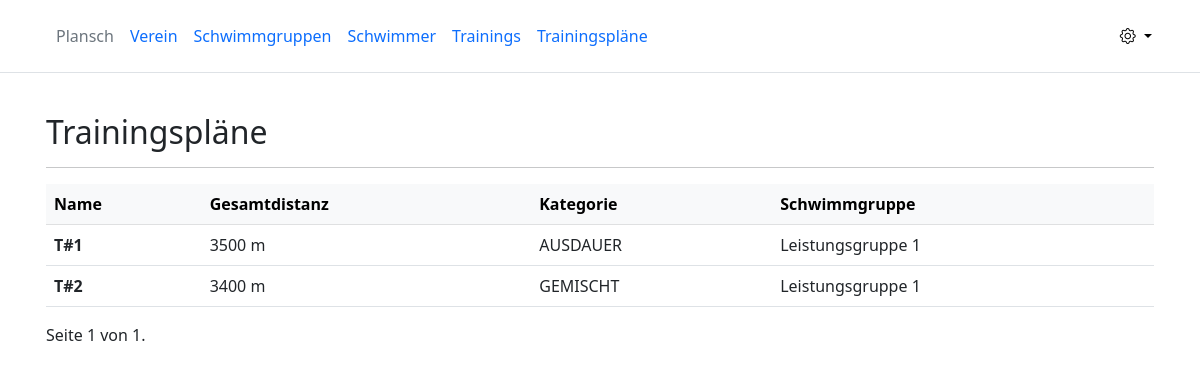
The page /trainingplan/ (signed in) on the database its author committed.
### club/models.py (models this page shows, shortened)
class Trainingplan(models.Model):
    CATEGORYS = [
        ("AUSDAUER", "Ausdauer"),
        ("SPRINT", "Sprint"),
        ("GEMISCHT", "Gemischt"),
    ]
    group = models.ForeignKey(SwimmGroup, on_delete=models.CASCADE, verbose_name='Schwimmgruppe')
    name = models.CharField(max_length=200, unique=True, verbose_name='Name')
    total_m = models.IntegerField(default=0, verbose_name='Gesamtdistanz in m')
    category = models.CharField(max_length=10, choices=CATEGORYS, default="GEMISCHT", verbose_name='Kategorie')

class SwimmGroup(models.Model):
    short_name = models.CharField(max_length=200, unique=True, verbose_name='Kürzel')
    name = models.CharField(max_length=200, verbose_name='Name')
    description = models.CharField(max_length=500, verbose_name='Beschreibung')
    age_group = models.CharField(max_length=200, verbose_name='Altergruppe')
    competition_participation = models.BooleanField(default=False, verbose_name='Wettkampfteilnahme')
    main_trainer = models.ForeignKey(Trainer, on_delete=models.PROTECT, related_name='main_trainer', verbose_name='Haupttrainer')
    trainer = models.ManyToManyField(Trainer, related_name='trainer', blank=True, verbose_name='Zusätzliche Trainer')
    def __str__(self):
        return f'{self.name}'

### club/views.py (the view)
# urls.py: path('trainingplan/', TrainingsplanList.as_view(), name='trainingplan-list'),
class TrainingsplanList(PermissionRequiredMixin, ListView):
    permission_required = "club.view_trainingplan"
    paginate_by = 10
    model = Trainingplan

### club/templates/club/trainingplan_list.html (shortened to what this page needs)
{% extends "club/base.html" %}
{% load club_tags %}
{% block content %}
    <h2>Trainingspläne</h2>
    <hr>
    <table class="table table-hover">
        <thead class="table-light">
        <tr>
            <th scope="col"> Name</th>
            <th scope="col"> Gesamtdistanz</th>
            <th scope="col"> Kategorie</th>
            <th scope="col"> Schwimmgruppe</th>
        </tr>
        </thead>
        <tbody>
        {% for trainingplan in page_obj %}
            <tr style="cursor: pointer"
                onclick="javascript:location.href='{% url 'trainingplan-detail' trainingplan.id %}'">
                <th scope="row"> {{ trainingplan.name }}</th>
                <td>{{ trainingplan.total_m }} m</td>
                <td>{{ trainingplan.category }}</td>
                <td>{{ trainingplan.group }}</td>
            </tr>
        {% endfor %}
        </tbody>
    </table>
    <div class="pagination">
    <span class="step-links">
        <span class="current">
            Seite {{ page_obj.number }} von {{ page_obj.paginator.num_pages }}.
        </span>
    </span>
    </div>
{% endblock content %}

### rows shown on the page
Trainingplan: name "T#1", total_m "3500", category "AUSDAUER", group "Leistungsgruppe 1"
Trainingplan: name "T#2", total_m "3400", category "GEMISCHT", group "Leistungsgruppe 1"

### other values the page prints
{{ page_obj.number }} "1"
{{ page_obj.paginator.num_pages }} "1"
